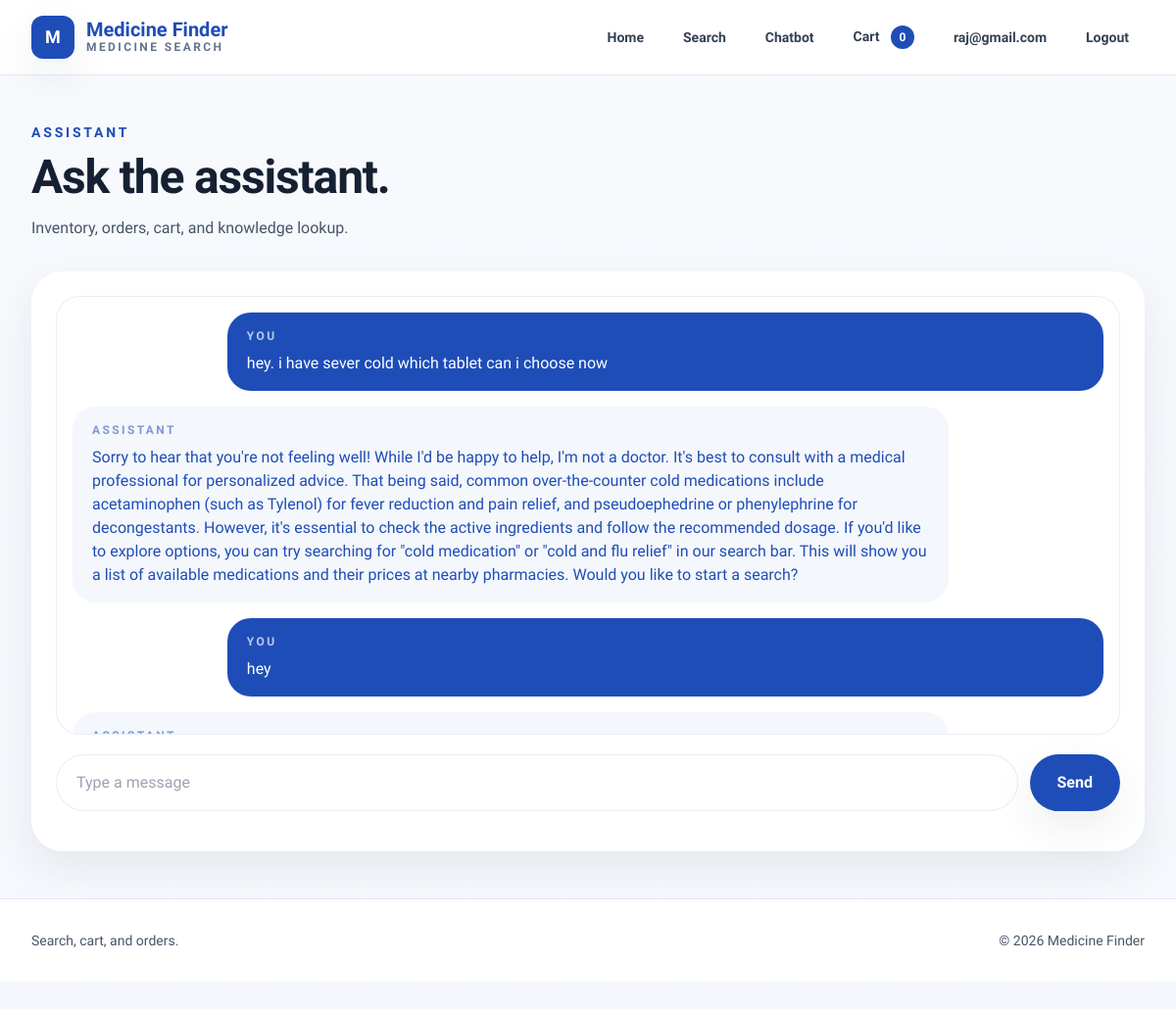
The page /chatbot (signed in) on the database its author committed.
### app/models.py (models this page shows)
class User(UserMixin, db.Model):
    id = db.Column(db.Integer, primary_key=True)
    email = db.Column(db.String(120), unique=True, nullable=False)
    password = db.Column(db.LargeBinary(128), nullable=False)
    is_admin = db.Column(db.Boolean, default=False)
    chats = db.relationship("Chat", backref="user", lazy=True)
    orders = db.relationship("Order", backref="user", lazy=True)

class Chat(db.Model):
    id = db.Column(db.Integer, primary_key=True)
    user_id = db.Column(db.Integer, db.ForeignKey("user.id"), nullable=False)
    message = db.Column(db.Text, nullable=False)
    response = db.Column(db.Text, nullable=False)
    timestamp = db.Column(db.DateTime, default=datetime.utcnow)

### app/controllers/medicine_controller.py (the view, shortened to what this page needs)
@medicine_bp.route("/chatbot", methods=["GET", "POST"], endpoint="chatbot")
@login_required
def chatbot():
    chats = get_user_chats(current_user.id)
    return render_template("chatbot.html", chats=chats)

### app/models.py (called while the page is built)
@login_manager.user_loader
def load_user(user_id):
    return User.query.get(int(user_id))

### app/services/chat_service.py (called while the page is built)
def get_user_chats(user_id):
    return Chat.query.filter_by(user_id=user_id).order_by(Chat.timestamp.asc()).all()

### templates/chatbot.html (shortened to what this page needs)
{% extends "base.html" %}
{% block content %}
<section class="animate-rise">
  <div class="mb-8">
    <p class="text-sm font-semibold uppercase tracking-[0.2em] text-pine">Assistant</p>
    <h1 class="mt-3 text-5xl font-extrabold tracking-tight text-ink">Ask the assistant.</h1>
    <p class="mt-4 text-slate-600">Inventory, orders, cart, and knowledge lookup.</p>
  </div>
  <div class="glass-panel rounded-[2rem] border border-white/70 p-6 shadow-soft">
    <div
      id="chat-container"
      class="h-[28rem] overflow-y-auto rounded-[1.5rem] border border-pine/10 bg-white/70 p-4"
    >
      {% if chats %}
        {% for chat in chats %}
          <div class="mb-4 ml-auto max-w-[85%] rounded-3xl bg-pine px-5 py-4 text-white">
            <p class="text-xs font-semibold uppercase tracking-[0.2em] text-white/70">You</p>
            <p class="mt-2">{{ chat.message }}</p>
          </div>
          <div class="mb-4 max-w-[85%] rounded-3xl bg-mist px-5 py-4 text-pine">
            <p class="text-xs font-semibold uppercase tracking-[0.2em] text-pine/55">Assistant</p>
            <p class="mt-2">{{ chat.response }}</p>
          </div>
        {% endfor %}
      {% else %}
        <div class="flex h-full items-center justify-center">
          <div class="text-center">
            <p class="text-3xl font-bold text-ink">No messages</p>
          </div>
        </div>
      {% endif %}
    </div>
    <div class="mt-5 flex flex-col gap-3 sm:flex-row">
      <input
        type="text"
        id="chat-input"
        placeholder="Type a message"
        class="w-full rounded-full border border-pine/10 bg-white px-5 py-4 outline-none transition focus:border-teal focus:ring-4 focus:ring-teal/10"
      />
      <button
        id="send-btn"
        class="rounded-full bg-pine px-7 py-4 font-bold text-white shadow-soft transition hover:-translate-y-0.5 hover:bg-pine/90"
      >
        Send
      </button>
    </div>
  </div>
</section>
{% endblock %}

### templates/base.html (shortened to what this page needs)
<!DOCTYPE html>
<html lang="en">
  <head>
    <script src="https://cdn.tailwindcss.com"></script>
  </head>
  <body class="min-h-screen font-sans text-ink antialiased">
    <div class="relative z-10">
      <nav class="sticky top-0 z-50 border-b border-slate-200 bg-white/95">
        <div class="mx-auto flex max-w-7xl flex-col gap-4 px-4 py-4 lg:flex-row lg:items-center lg:justify-between lg:px-8">
          <div class="flex items-center justify-between">
            <a href="{{ url_for('main.index') }}" class="flex items-center gap-3">
              <div class="flex h-11 w-11 items-center justify-center rounded-xl bg-pine text-lg font-extrabold text-white shadow-soft">
                M
              </div>
              <div>
                <p class="text-xl font-extrabold leading-none text-pine">Medicine Finder</p>
                <p class="text-xs font-semibold uppercase tracking-[0.2em] text-slate-500">
                  Medicine search
                </p>
              </div>
            </a>
          </div>
          <div
            id="mobile-nav"
            class="hidden flex-col gap-2 rounded-2xl border border-slate-200 bg-white p-4 text-sm font-semibold text-slate-700 shadow-soft lg:flex lg:flex-row lg:items-center lg:gap-2 lg:border-0 lg:bg-transparent lg:p-0 lg:shadow-none"
          >
            <a href="{{ url_for('main.index') }}" class="rounded-lg px-4 py-2 hover:bg-slate-100">Home</a>
            <a href="{{ url_for('medicine.search_medicine') }}" class="rounded-lg px-4 py-2 hover:bg-slate-100">Search</a>
            <a href="{{ url_for('medicine.chatbot') }}" class="rounded-lg px-4 py-2 hover:bg-slate-100">Chatbot</a>
            <a href="{{ url_for('medicine.cart') }}" class="rounded-lg px-4 py-2 hover:bg-slate-100">
              Cart
              <span
                id="cart-count"
                class="ml-2 inline-flex h-6 min-w-[1.5rem] items-center justify-center rounded-full bg-pine px-2 text-xs font-bold text-white"
              >
                0
              </span>
            </a>
            {% if current_user.is_authenticated %}
            <a href="{{ url_for('auth.profile') }}" class="rounded-lg px-4 py-2 hover:bg-slate-100">
              {{ current_user.email }}
            </a>
            <a href="{{ url_for('auth.logout') }}" class="rounded-lg px-4 py-2 hover:bg-slate-100">Logout</a>
            {% else %}
            <a href="{{ url_for('auth.login') }}" class="rounded-lg px-4 py-2 hover:bg-slate-100">Login</a>
            <a href="{{ url_for('auth.signup') }}" class="rounded-lg bg-pine px-4 py-2 text-white hover:bg-pine/90">Signup</a>
            {% endif %}
          </div>
        </div>
      </nav>
      <main class="mx-auto max-w-7xl px-4 py-8 lg:px-8 lg:py-12">
        {% block content %}{% endblock %}
      </main>
      <footer class="border-t border-slate-200 bg-white">
        <div class="mx-auto flex max-w-7xl flex-col gap-3 px-4 py-8 text-sm text-slate-600 lg:flex-row lg:items-center lg:justify-between lg:px-8">
          <p>Search, cart, and orders.</p>
          <p>&copy; 2026 Medicine Finder</p>
        </div>
      </footer>
    </div>
  </body>
</html>

### templates/base.html (style rules this page uses)
:root { color-scheme: light; }
body { background: linear-gradient(180deg, #f7f9fd 0%, #f3f6fb 100%); }
.glass-panel { background: rgba(255, 255, 255, 0.96); }

### rows shown on the page
User: email "raj@gmail.com"
Chat: message "hey. i have sever cold which tablet can i choose now", response "Sorry to hear that you're not feeling well! While I'd be happy to help, I'm not a doctor. It's best to consult with a medical professional for personalized advice. That being said, common over-the-counter cold medications include acetaminophen (such as Tylenol) for fever reduction and pain relief, and pseudoephedrine or phenylephrine for decongestants. However, it's essential to check the active ingredients and follow the recommended dosage. If you'd like to explore options, you can try searching for \"cold medication\" or \"cold and flu relief\" in our search bar. This will show you a list of available medications and their prices at nearby pharmacies. Would you like to start a search?"
Chat: message "hey"
